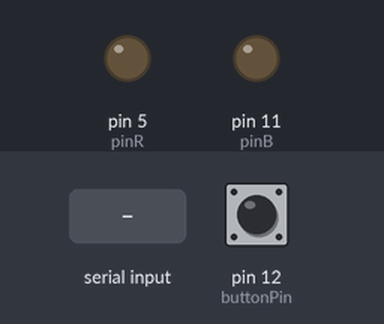
This sketch was run on a simulated Arduino Uno, built with avr-gcc and run on an emulated ATmega328P. Parts: output pins drawn as LEDs (lit = HIGH). Inputs (shaded band) come from the test bench; at power-on: pin 12 (buttonPin) HIGH. What the sketch prints to the serial monitor is not drawn.

Above: at 1.2 s.
1.3 s: "SinApretar" received over Serial
At 2.0 s:
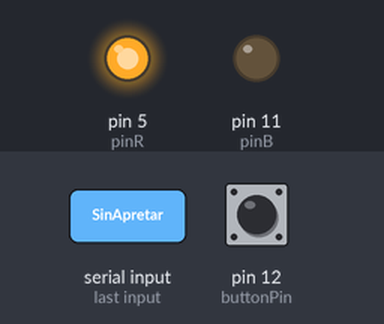
2.8 s: "b" received over Serial
At 3.2 s:
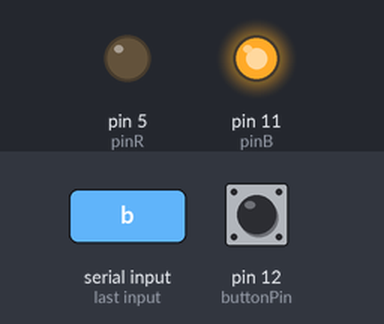
4.3 s: "Apretado" received over Serial
At 5.5 s:
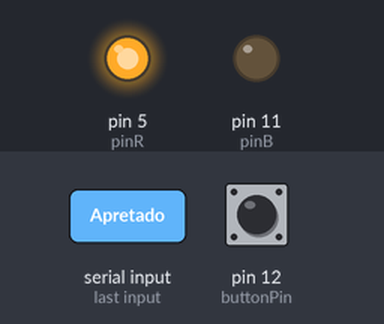
Timing chart, 0 to 7.3 s (numbered marks = the images above; inputs shaded):
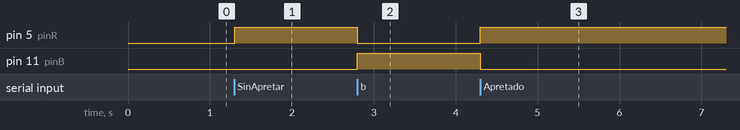

The sketch:

arduino.ino
```cpp
char serialData;
int pinR = 5;
int pinB = 11;
#define buttonPin 12
int buttonState = 0;
int i= 0;
String btn = "SinApretar";
bool terminado = false;

void setup() {
  // put your setup code here, to run once:
  pinMode(pinR, OUTPUT);
  pinMode(pinB, OUTPUT);
  pinMode(buttonPin, INPUT_PULLUP);
  Serial.begin(115200);
  digitalWrite(pinR,LOW);
  digitalWrite(pinB,LOW);
}

void loop() {
  // put your main code here, to run repeatedly:
   buttonState = digitalRead(buttonPin);

   while (i <= 0){
    Serial.println(btn);
    i = 3;
    }
    terminado = true;
    if(Serial.available()>0){
     serialData = Serial.read();
      if(serialData == 'r'){
        digitalWrite(pinR,HIGH);
        digitalWrite(pinB,LOW);
        terminado = true;
      }
     else if (serialData == 'b'){
        digitalWrite(pinR,LOW);
        digitalWrite(pinB,HIGH);
        terminado = true;
      }
    }
     while(buttonState == HIGH && btn == "SinApretar"){
      btn = "Apretado";
      Serial.println(btn);
     }
     while(buttonState == LOW && btn == "Apretado"){
      btn = "SinApretar";
      Serial.println(btn);
     }

   }
```

Measured:
- after the input at 1.3 s, pin 5 (pinR): LOW → HIGH at once
- after the input at 2.8 s, pin 5 (pinR): HIGH → LOW at once; pin 11 (pinB): LOW → HIGH at once
- after the input at 4.3 s, pin 5 (pinR): LOW → HIGH at once; pin 11 (pinB): HIGH → LOW at once
